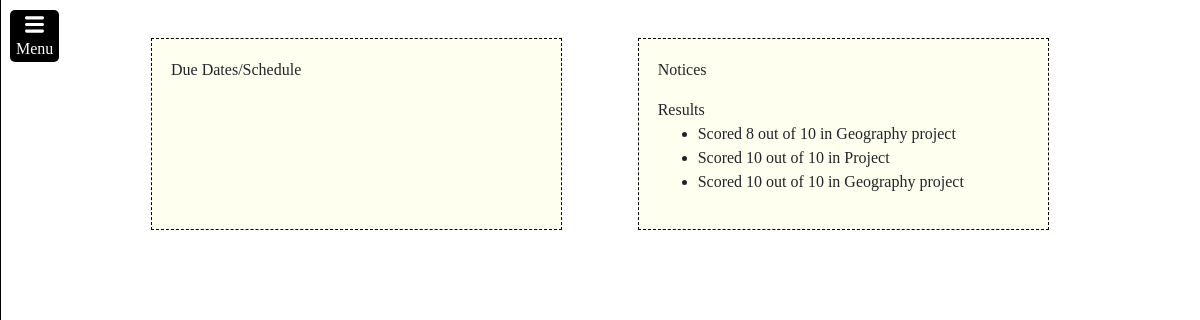
Page /student/ (signed in) on the committed database.
### student/models.py (models this page shows, shortened)
class Result(models.Model):
    student = models.ForeignKey(User, on_delete=models.CASCADE)
    topic = models.CharField(max_length=150)
    marks = models.IntegerField()
    max_marks = models.IntegerField()
    date = models.DateField()
    is_active = models.BooleanField(default=True)

### student/views.py (the view)
# urls.py: path("", views.index, name="index"),
@login_required
def index(request):
    if request.user.is_employee:
        if len(Member.objects.filter(member=request.user)) == 0:
            return HttpResponseRedirect(reverse("student:join_class"))
        class_id = Member.objects.filter(member=request.user)[0].classroom_id
        return HttpResponseRedirect(reverse("student:staff_page", args=[class_id]))
    try:
        user_classroom = Member.objects.get(member=request.user).classroom
    except:
        return HttpResponseRedirect(reverse("student:join_class"))
    schedule = list(Schedule.objects.filter(user=request.user, due_date__gt=timezone.now()).order_by("due_date").values())
    schedule = schedule[:5]
    notices = list(Notice.objects.filter(issued_for=user_classroom).order_by("-id").values())
    notices = notices[:3]
    results = list(Result.objects.filter(student=request.user).order_by("-id").values())
    results = results[:3]
    return render(request, "student/index.html", {
        "schedule":schedule,
        "notices":notices,
        "results":results,
    })

### student/templates/student/index.html (shortened to what this page needs)
{% extends 'student/layout.html' %}
{% load static %}
{% block head %}
    <link rel="stylesheet" href="{% static 'student/index.css' %}">
{% endblock %}
{% block body %}
    <div class="homeBody">
        <div>
            Due Dates/Schedule
        </div>
        <div>
            <div>
                Notices
            </div>
            {% if not request.user.is_employee %}
            <div>
                Results
                <ul>
                    {% for item in results %}
                    <li>Scored {{item.marks}} out of {{item.max_marks}} in {{item.topic}}</li>
                    {% endfor %}
                </ul>
            </div>
            {% endif %}
        </div>
    </div>
{% endblock %}

### home/static/home/styles.css (style rules this page uses)
body { font-family: 'Times New Roman', Times, serif !important; height: 100%; margin:0; padding:0; width:100%; }

### student/static/student/index.css (style rules this page uses)
.homeBody { display: grid; grid-template-columns: 50% 50%; margin-left: 3cm; margin-right: 3cm; }
.homeBody > div { border:1px dashed black; background-color:ivory; margin:1cm; padding:.5cm; }

### rows in the picture
Result: marks "8", max_marks "10", topic "Geography project"
Result: marks "10", max_marks "10", topic "Project"
Result: marks "10", max_marks "10", topic "Geography project"
